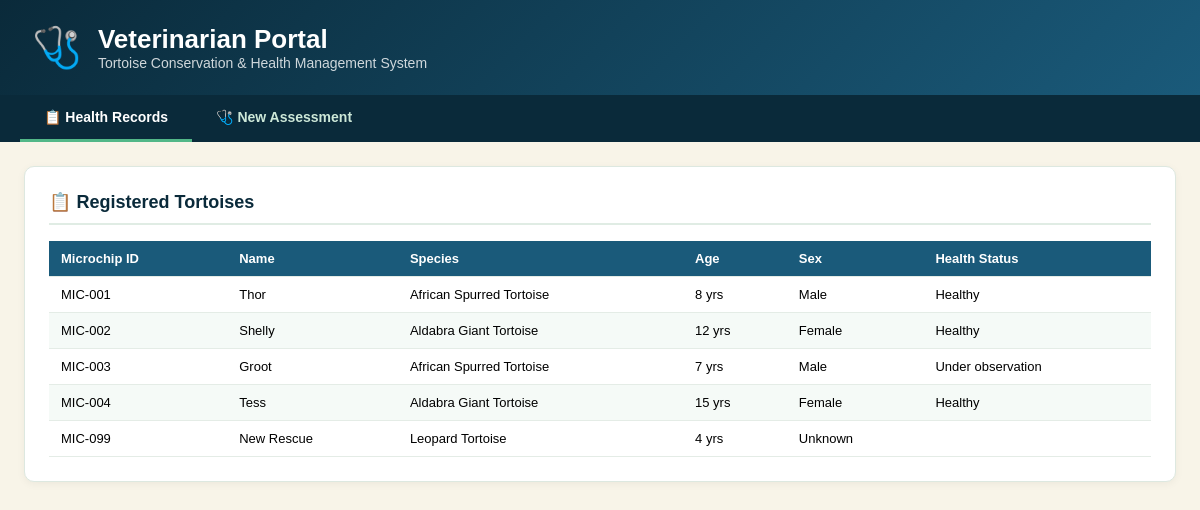
Page /backEnd/pages/veterenian.php on the earlier database version.
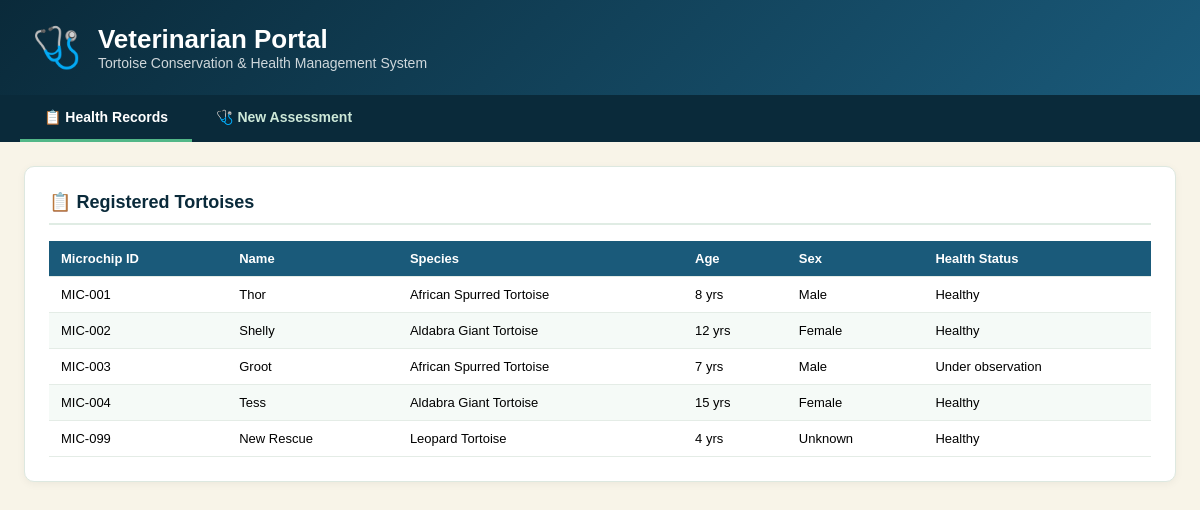
Same page on the later database version.
### tables this page shows
CREATE TABLE `tortoises` (
  `tortoise_id`        int(11)      NOT NULL AUTO_INCREMENT,
  `microchip_id`       varchar(50)  DEFAULT NULL,
  `name`               varchar(100) DEFAULT NULL,
  `species_id`         int(11)      NOT NULL,
  `sex`                enum('Male','Female','Unknown') DEFAULT 'Unknown',
  `date_of_birth`      date         DEFAULT NULL,
  `estimated_age_years` int(11)     DEFAULT NULL,
  `weight_grams`       decimal(8,2) DEFAULT NULL,
  `health_status`      enum('Healthy','Under observation','Recovering','Critical','Minor injury') DEFAULT 'Healthy',
  `enclosure_id`       int(11)      DEFAULT NULL,
  `acquisition_date`   date         DEFAULT NULL,
  `acquisition_source` enum('Wild','Rescue','Donation','Bred in captivity') DEFAULT 'Bred in captivity',
  `notes`              text         DEFAULT NULL,
  `created_at`         timestamp    NOT NULL DEFAULT current_timestamp(),
  `updated_at`         timestamp    NOT NULL DEFAULT current_timestamp() ON UPDATE current_timestamp(),
  PRIMARY KEY (`tortoise_id`),
  UNIQUE KEY `microchip_id` (`microchip_id`),
  KEY `idx_tortoise_species` (`species_id`),
  KEY `idx_tortoise_enclosure` (`enclosure_id`),
  CONSTRAINT `tortoises_ibfk_1` FOREIGN KEY (`species_id`)   REFERENCES `species`    (`species_id`),
  CONSTRAINT `tortoises_ibfk_2` FOREIGN KEY (`enclosure_id`) REFERENCES `enclosures` (`enclosure_id`) ON DELETE SET NULL
);

CREATE TABLE `species` (
  `species_id`          int(11)      NOT NULL AUTO_INCREMENT,
  `common_name`         varchar(100) NOT NULL,
  `scientific_name`     varchar(150) DEFAULT NULL,
  `iucn_status`         enum('Critically Endangered','Endangered','Vulnerable',
                             'Near Threatened','Least Concern','Data Deficient','Not Assessed') DEFAULT 'Not Assessed',
  `avg_lifespan_years`  int(11)      DEFAULT NULL,
  `avg_weight_kg`       decimal(5,2) DEFAULT NULL,
  `conservation_notes`  text         DEFAULT NULL,
  PRIMARY KEY (`species_id`),
  UNIQUE KEY `scientific_name` (`scientific_name`)
);

### backEnd/pages/veterenian.php (the view, shortened to what this page needs)
<?php
require_once '../config/db.php';
$tortoises     = $conn->query("SELECT t.tortoise_id, t.microchip_id, t.name, t.estimated_age_years, t.sex, t.health_status, s.common_name FROM tortoises t JOIN species s ON t.species_id = s.species_id");
?>
<!DOCTYPE html>
<html>
<head>
</head>
<body>
<div class="page-header">
    <div style="font-size:40px">🩺</div>
    <div>
        <h1>Veterinarian Portal</h1>
        <p>Tortoise Conservation &amp; Health Management System</p>
    </div>
</div>
<div class="tabs">
    <div class="tab active" onclick="switchTab('records', this)">📋 Health Records</div>
    <div class="tab" onclick="switchTab('assessment', this)">🩺 New Assessment</div>
</div>
<div id="tab-records" class="tab-content active">
    <div class="card">
        <h2>📋 Registered Tortoises</h2>
        <table>
            <thead>
                <tr><th>Microchip ID</th><th>Name</th><th>Species</th><th>Age</th><th>Sex</th><th>Health Status</th></tr>
            </thead>
            <tbody>
            <?php while($row = $tortoises->fetch_assoc()): ?>
                <tr>
                    <td><?= htmlspecialchars($row['microchip_id']) ?></td>
                    <td><?= htmlspecialchars($row['name']) ?></td>
                    <td><?= htmlspecialchars($row['common_name']) ?></td>
                    <td><?= $row['estimated_age_years'] ?> yrs</td>
                    <td><?= $row['sex'] ?></td>
                    <td><?= $row['health_status'] ?></td>
                </tr>
            <?php endwhile; ?>
            </tbody>
        </table>
    </div>
</div>
</body>
</html>

Differences in the rows shown:
changed tortoises "MIC-099": health_status (not shown) → "Healthy"
